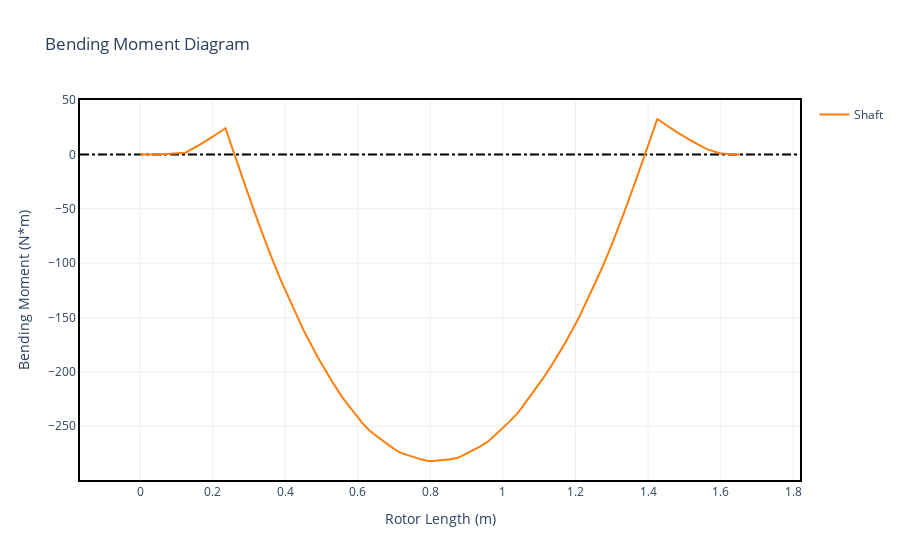

This figure's notebook cell:
### Markdown cell above
#### Plotting bending moment diagram

### Code cell
static.plot_bending_moment()
